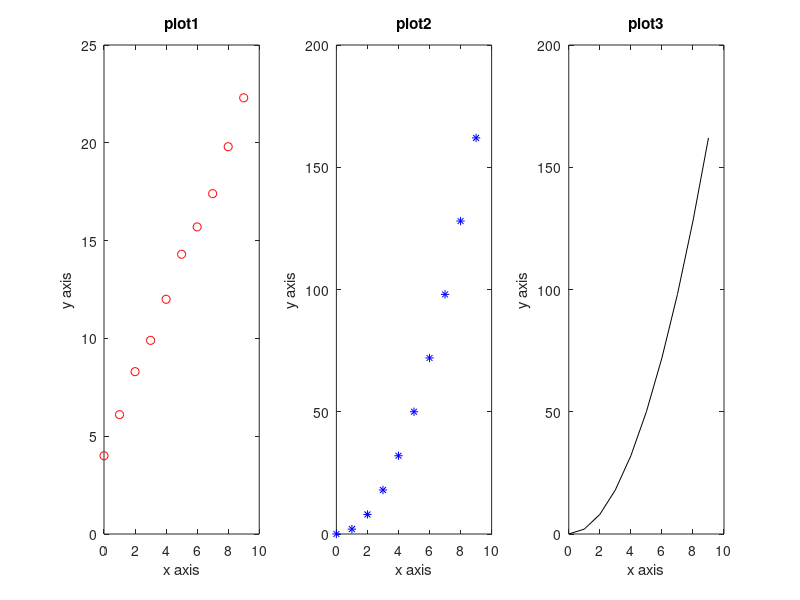

The MATLAB script that drew this image:
x=0:9;y=[4 6.10 8.30 9.90 12.00 14.30 15.70 17.40 19.80 22.30]; % vector x and y
y2=2*x.^2;y3=y.^3;

% first subplot
% syntax: subplot(row,col,index) where row is the number of rows
% col is the number of columns and index is the index of the current axe
subplot(1,3,1) 
plot(x,y,'ro');hold on ;xlabel("x axis");ylabel("y axis");title("plot1");hold off;

% plot 2
subplot(1,3,2)
plot(x,y2,'b*');hold on ;xlabel("x axis");ylabel("y axis");title("plot2");hold off;


% plot3
subplot(1,3,3)
plot(x,y2,'k');hold on ;xlabel("x axis");ylabel("y axis");title("plot3");hold off;
